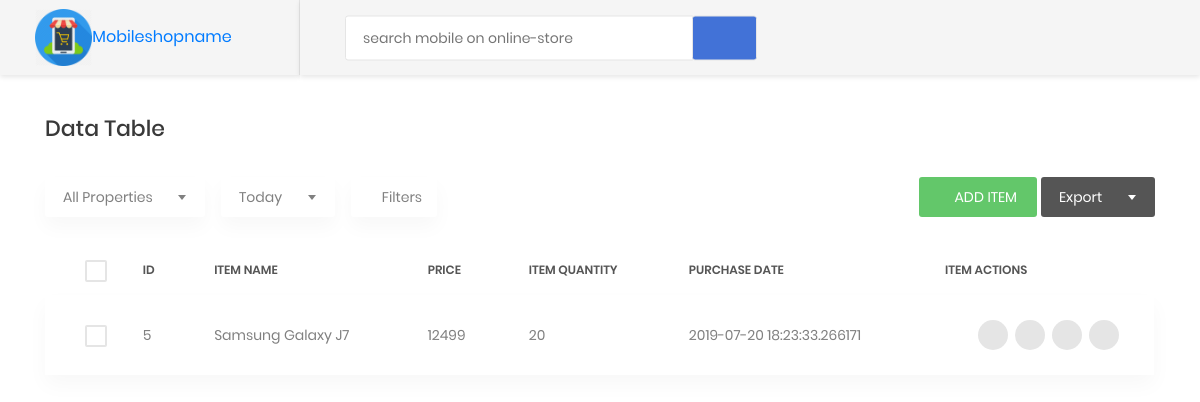
Page /viewitems on the earlier database version.
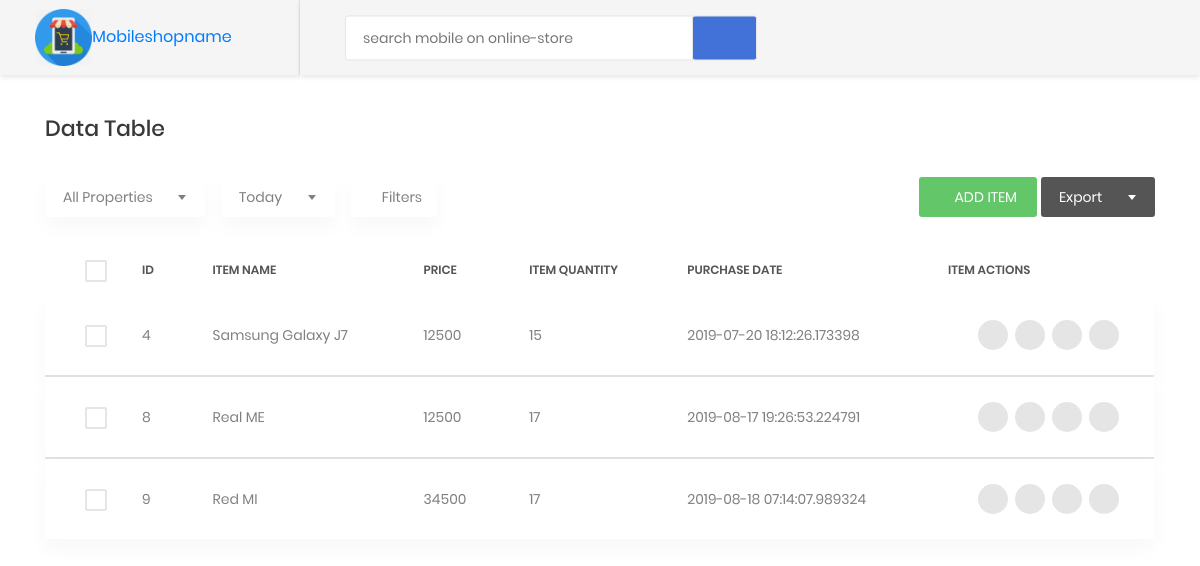
Same page on the later database version.
### models/create_models.py (models this page shows, shortened)
class Items(db.Model):
    __tablename__='items'
    i_id=db.Column(db.Integer,primary_key=True)
    item_name=db.Column(db.String(255),nullable=False)
    item_quantity=db.Column(db.String(255),nullable=False)
    item_price=db.Column(db.String(255),nullable=False)
    barcode = db.Column(db.LargeBinary)
    purchase_date = db.Column(db.DateTime, nullable=False, default=datetime.utcnow)
    modified_date=db.Column(db.DateTime, nullable=False, default=datetime.utcnow, onupdate=datetime.utcnow)
    sales = db.relationship("SalesItems", backref="items", lazy='dynamic')
    __table_args__ = (CheckConstraint(item_quantity > -1 ),{})

### items/items.py (the view)
@item.route('/viewitems')
def viewitems():
    items = Items.query.all()
    return render_template('static priya mobile/items/viewitems.html',items=items)

### customers/customers.py (called while the page is built)
@customer.before_app_request
def load_logged_in_user():
    user_id = session.get('user_id')
    if user_id is None:
        g.user = None
    else:
        g.user = User.query.filter_by(id=user_id).first()

### users/adduser.py (called while the page is built)
@auth.before_app_request
def load_logged_in_user():
    user_id = session.get('user_id')
    if user_id is None:
        g.user = None
    else:
        g.user = User.query.filter_by(id=user_id).first()

### templates/static priya mobile/items/viewitems.html (shortened to what this page needs)
{% extends 'static priya mobile/base1.html' %}
{% block content %}
                        <div class="row">
                            <div class="col-md-12">
                                <h3 class="title-5 m-b-35">data table</h3>
                                <div class="table-data__tool">
                                    <div class="table-data__tool-left">
                                        <div class="rs-select2--light rs-select2--md">
                                        </div>
                                        <div class="rs-select2--light rs-select2--sm">
                                        </div>
                                        <button class="au-btn-filter">
                                            <i class="zmdi zmdi-filter-list"></i>filters</button>
                                    </div>
                                    <div class="table-data__tool-right">
                                        <a href="{{ url_for('item.additems') }}"><button class="au-btn au-btn-icon au-btn--green au-btn--small">
                                            <i class="zmdi zmdi-plus"></i>add item</button></a>
                                        <div class="rs-select2--dark rs-select2--sm rs-select2--dark2">
                                        </div>
                                    </div>
                                </div>
                                <div class="table-responsive table-responsive-data2">
                                    <table class="table table-data2" id="myTable">
                                        <thead>
                                            <tr>
                                                <th>
                                                    <label class="au-checkbox">
                                                        <span class="au-checkmark"></span>
                                                    </label>
                                                </th>
                                                <th>ID</th>
                                                <th>Item Name</th>
                                                <th>Price</th>
                                                <th>Item Quantity</th>
                                                <th>Purchase date</th>
                                                <th>Item Actions</th>
                                            </tr>
                                        </thead>
                                        {% for item in items %}
                                        {% if item.item_quantity|int > 0 %}
                                        <tbody>
                                            <tr class="tr-shadow">
                                                <td>
                                                    <label class="au-checkbox">
                                                        <span class="au-checkmark"></span>
                                                    </label>
                                                </td>
                                                <td>
                                                    {{ item.i_id }}
                                                </td>
                                                <td>
                                                    {{ item.item_name }}
                                                </td>
                                                <td>
                                                    {{ item.item_price }}
                                                </td>
                                                <td>
                                                    {{ item.item_quantity }}
                                                </td>
                                                <td>
                                                    {{ item.purchase_date }}
                                                </td>
                                                <td>
                                                    <div class="table-data-feature">
                                                        <a href="{{ url_for('item.saleitem', id=item.i_id) }}"><button class="item" data-toggle="tooltip" data-placement="top" title="Send">
                                                            <i class="zmdi zmdi-mail-send"></i>
                                                    </button></a>&nbsp;&nbsp;
                                                        <a href="{{ url_for('item.updateitem' , id=item.i_id) }}"><button class="item" data-toggle="tooltip" data-placement="top" title="Edit">
                                                            <i class="zmdi zmdi-edit"></i>
                                                        </button></a>&nbsp;&nbsp;
                                                        <a href="{{ url_for('item.deleteitem' , id=item.i_id) }}"><button class="item" data-toggle="tooltip" data-placement="top" title="Delete">
                                                            <i class="zmdi zmdi-delete"></i>
                                                        </button></a>&nbsp;&nbsp;
                                                        <button class="item" data-toggle="tooltip" data-placement="top" title="More">
                                                            <i class="zmdi zmdi-more"></i>
                                                        </button>
                                                    </div>
                                                </td>
                                            </tr>
                                        </tbody>
                                        {% endif %}
                                        {% endfor %}
                                    </table>
                                </div>
          {% endblock %}

### templates/static priya mobile/base1.html (shortened to what this page needs)
<!DOCTYPE html>
<html lang="en">
<head>
    <link href="{{ url_for('static', filename='css/font-face.css') }}" rel="stylesheet" media="all">
    <link href="{{ url_for('static', filename = 'vendor/font-awesome-4.7/css/font-awesome.min.css') }}" rel="stylesheet" media="all">
    <link href="{{ url_for('static', filename = 'vendor/font-awesome-5/css/fontawesome-all.min.css') }}" rel="stylesheet" media="all">
    <link href="{{ url_for('static', filename = 'vendor/mdi-font/css/material-design-iconic-font.min.css') }}" rel="stylesheet" media="all">
    <link href="{{ url_for('static', filename = 'vendor/bootstrap-4.1/bootstrap.min.css') }}" rel="stylesheet" media="all">
    <link href="{{ url_for('static', filename = 'vendor/animsition/animsition.min.css') }}" rel="stylesheet" media="all">
    <link href="{{ url_for('static', filename =  'vendor/bootstrap-progressbar/bootstrap-progressbar-3.3.4.min.css') }}" rel="stylesheet" media="all">
    <link href="{{ url_for('static', filename = 'vendor/wow/animate.css') }}" rel="stylesheet" media="all">
    <link href="{{ url_for('static', filename = 'vendor/css-hamburgers/hamburgers.min.css') }}" rel="stylesheet" media="all">
    <link href="{{ url_for('static', filename = 'vendor/slick/slick.css" rel="stylesheet') }}" media="all">
    <link href="{{ url_for('static', filename = 'vendor/select2/select2.min.css') }}" rel="stylesheet" media="all">
    <link href="{{ url_for('static', filename = 'vendor/perfect-scrollbar/perfect-scrollbar.css') }}" rel="stylesheet" media="all">
    <link href="{{ url_for('static', filename = 'css/theme.css') }}" rel="stylesheet" media="all">
</head>
<body class="animsition">
    <div class="page-wrapper">
        <aside class="menu-sidebar d-none d-lg-block">
            <div class="logo">
                <a href="#">
                    <img src="{{ url_for('static',filename='images/icon/mshop.png') }}" alt="mobileshop" id="i1"/>Mobileshopname
                </a>
            </div>
        </aside>
        <div class="page-container">
            <header class="header-desktop">
                <div class="section__content section__content--p30">
                    <div class="container-fluid">
                        <div class="header-wrap">
                            <form class="form-header" action="" method="POST">
                                <input class="au-input au-input--xl" type="text" name="search" placeholder="search mobile on online-store" />
                                <button class="au-btn--submit" type="submit">
                                    <a href="https://www.amazon.in/s/ref=nb_sb_noss_2?url=search-alias%3Daps&field-keywords=Apple&rh=i%3Aaps%2Ck%3AApple"><i class="zmdi zmdi-search"></i></a>
                                </button>
                            </form>
                                </div>
                            </div>
                        </div>
                    </div>
                </div>
            <div class="main-content">
                <div class="section__content section__content--p30">
                    <div class="container-fluid">
                       {% block content %}
                        {% endblock %}
                    </div>
                </div>
            </div>
    </div>
</body>
</html>

### templates/static priya mobile/base1.html (style rules this page uses)
#i1 { max-width: 25%; height: 20; }

Differences in the rows shown:
removed Items: i_id "5", item_name "Samsung Galaxy J7", item_price "12499", item_quantity "20", purchase_date "2019-07-20 18:23:33.266171"
now on this page (row edited): Items: i_id "4", item_name "Samsung Galaxy J7", item_price "12500", item_quantity "15", purchase_date "2019-07-20 18:12:26.173398"
added Items: i_id "8", item_name "Real ME", item_price "12500", item_quantity "17", purchase_date "2019-08-17 19:26:53.224791"
added Items: i_id "9", item_name "Red MI", item_price "34500", item_quantity "17", purchase_date "2019-08-18 07:14:07.989324"
